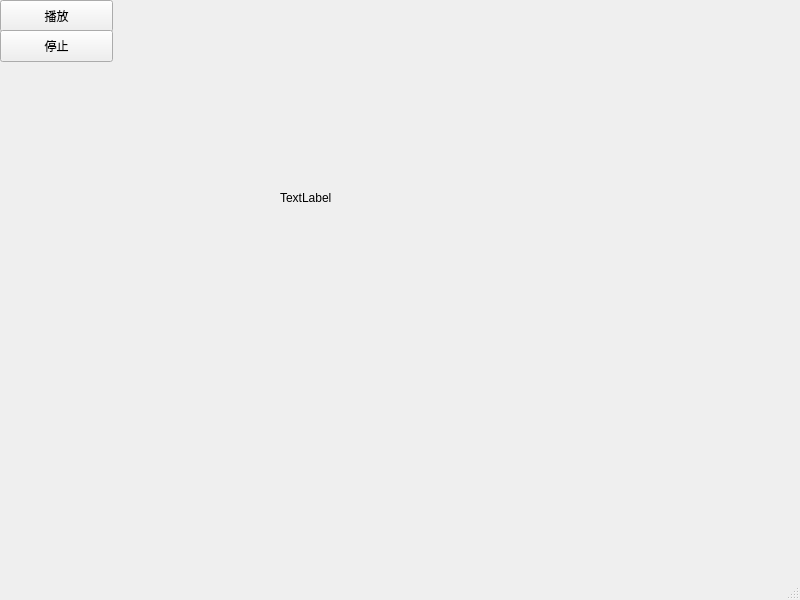
<?xml version="1.0" encoding="UTF-8"?>
<ui version="4.0">
 <class>MainWindow</class>
 <widget class="QMainWindow" name="MainWindow">
  <property name="geometry">
   <rect>
    <x>0</x>
    <y>0</y>
    <width>800</width>
    <height>600</height>
   </rect>
  </property>
  <property name="windowTitle">
   <string>MainWindow</string>
  </property>
  <widget class="QWidget" name="centralwidget">
   <widget class="QPushButton" name="playButton">
    <property name="geometry">
     <rect>
      <x>0</x>
      <y>0</y>
      <width>113</width>
      <height>32</height>
     </rect>
    </property>
    <property name="text">
     <string>播放</string>
    </property>
   </widget>
   <widget class="QLabel" name="label">
    <property name="geometry">
     <rect>
      <x>280</x>
      <y>190</y>
      <width>60</width>
      <height>16</height>
     </rect>
    </property>
    <property name="text">
     <string>TextLabel</string>
    </property>
   </widget>
   <widget class="QPushButton" name="stopButton">
    <property name="geometry">
     <rect>
      <x>0</x>
      <y>30</y>
      <width>113</width>
      <height>32</height>
     </rect>
    </property>
    <property name="text">
     <string>停止</string>
    </property>
   </widget>
  </widget>
  <widget class="QMenuBar" name="menubar">
   <property name="geometry">
    <rect>
     <x>0</x>
     <y>0</y>
     <width>800</width>
     <height>24</height>
    </rect>
   </property>
  </widget>
  <widget class="QStatusBar" name="statusbar"/>
 </widget>
 <resources/>
 <connections/>
</ui>
